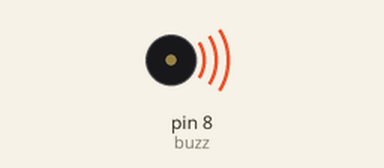
Recording of a sketch running on a simulated Arduino Uno, built with avr-gcc and run on an emulated ATmega328P. On the bench: buzzer (waves = sounding).

Above: at 0.9 s.
At 6.66 s:
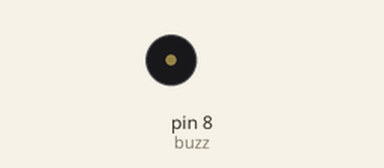
Timing chart, 0 to 8.3 s (numbered marks = the images above):
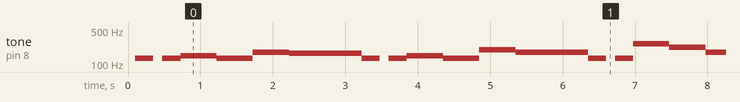

Measured:
- by itself, tone on pin 8 (buzz): plays 131 Hz for 0.25 s, 131 Hz for 0.25 s, 147 Hz for 0.50 s, 131 Hz for 0.50 s, 175 Hz for 0.50 s, 165 Hz for 1.0 s … (256 notes in this stretch)

The sketch:

happy-birthday.ino
```cpp
/*

*/
 int buzz = 8;

void setup() {
  pinMode(buzz, OUTPUT);

}
void loop() {

   delay(100);
    tone(buzz, 131);
    delay(250);
    noTone(buzz);
    delay(125);
    tone(buzz, 131);
    delay(250);
    tone(buzz, 147);
    delay(500);
    tone(buzz, 131);
    delay(500);
    tone(buzz, 175);
    delay(500);
    tone(buzz, 165);
    delay(1000);
    tone(buzz, 131);
    delay(250);
    noTone(buzz);
    delay(125);
    tone(buzz, 131);
    delay(250);
    tone(buzz, 147);
    delay(500);
    tone(buzz, 131);
    delay(500);
    tone(buzz, 196);
    delay(500);
    tone(buzz, 175);
    delay(1000);
    tone(buzz, 131);
    delay(250);
    noTone(buzz);
    delay(125);
    tone(buzz, 131);
    delay(250);
    tone(buzz, 262);
    delay(500);
    tone(buzz, 220);
    delay(500);
    tone(buzz, 175);
    delay(500);
    tone(buzz, 165);
    delay(500);
    tone(buzz, 147);
    delay(500);
    tone(buzz, 233);
    delay(250);
    noTone(buzz);
    delay(125);
    tone(buzz, 233);
    delay(250);
    tone(buzz, 220);
    delay(500);
    tone(buzz, 175);
    delay(500);
    tone(buzz, 196);
    delay(500);
    tone(buzz, 175);
    delay(1000);
    noTone(buzz);
    delay(100);

}
```
